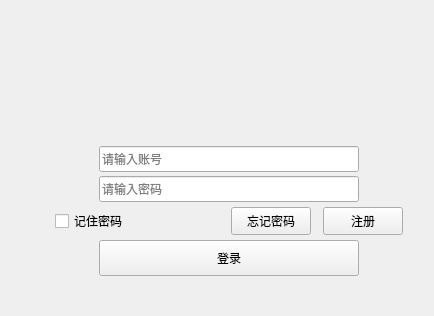
<?xml version="1.0" encoding="UTF-8"?>
<ui version="4.0">
 <class>Userlogin</class>
 <widget class="QWidget" name="Userlogin">
  <property name="geometry">
   <rect>
    <x>0</x>
    <y>0</y>
    <width>434</width>
    <height>316</height>
   </rect>
  </property>
  <property name="sizePolicy">
   <sizepolicy hsizetype="Fixed" vsizetype="Fixed">
    <horstretch>0</horstretch>
    <verstretch>0</verstretch>
   </sizepolicy>
  </property>
  <property name="minimumSize">
   <size>
    <width>434</width>
    <height>316</height>
   </size>
  </property>
  <property name="maximumSize">
   <size>
    <width>434</width>
    <height>316</height>
   </size>
  </property>
  <property name="windowTitle">
   <string>Userlogin</string>
  </property>
  <widget class="QWidget" name="titleWidget" native="true">
   <property name="geometry">
    <rect>
     <x>0</x>
     <y>0</y>
     <width>434</width>
     <height>104</height>
    </rect>
   </property>
   <property name="sizePolicy">
    <sizepolicy hsizetype="Expanding" vsizetype="Expanding">
     <horstretch>0</horstretch>
     <verstretch>0</verstretch>
    </sizepolicy>
   </property>
   <property name="minimumSize">
    <size>
     <width>104</width>
     <height>104</height>
    </size>
   </property>
   <property name="titleskin" stdset="0">
    <bool>true</bool>
   </property>
  </widget>
  <widget class="QWidget" name="bodyWidget" native="true">
   <property name="geometry">
    <rect>
     <x>0</x>
     <y>104</y>
     <width>458</width>
     <height>200</height>
    </rect>
   </property>
   <property name="sizePolicy">
    <sizepolicy hsizetype="Preferred" vsizetype="Expanding">
     <horstretch>0</horstretch>
     <verstretch>0</verstretch>
    </sizepolicy>
   </property>
   <property name="minimumSize">
    <size>
     <width>0</width>
     <height>200</height>
    </size>
   </property>
   <property name="bottomskin" stdset="0">
    <bool>true</bool>
   </property>
   <layout class="QVBoxLayout" name="verticalLayout">
    <property name="spacing">
     <number>0</number>
    </property>
    <property name="leftMargin">
     <number>0</number>
    </property>
    <property name="topMargin">
     <number>36</number>
    </property>
    <property name="rightMargin">
     <number>0</number>
    </property>
    <property name="bottomMargin">
     <number>20</number>
    </property>
    <item>
     <layout class="QHBoxLayout" name="horizontalLayout">
      <item>
       <spacer name="horizontalSpacer">
        <property name="orientation">
         <enum>Qt::Horizontal</enum>
        </property>
        <property name="sizeHint" stdset="0">
         <size>
          <width>40</width>
          <height>20</height>
         </size>
        </property>
       </spacer>
      </item>
      <item>
       <widget class="QLineEdit" name="editUserAccount">
        <property name="minimumSize">
         <size>
          <width>260</width>
          <height>26</height>
         </size>
        </property>
        <property name="maximumSize">
         <size>
          <width>260</width>
          <height>23</height>
         </size>
        </property>
        <property name="maxLength">
         <number>33</number>
        </property>
        <property name="placeholderText">
         <string>请输入账号</string>
        </property>
       </widget>
      </item>
      <item>
       <spacer name="horizontalSpacer_2">
        <property name="orientation">
         <enum>Qt::Horizontal</enum>
        </property>
        <property name="sizeHint" stdset="0">
         <size>
          <width>40</width>
          <height>20</height>
         </size>
        </property>
       </spacer>
      </item>
     </layout>
    </item>
    <item>
     <layout class="QHBoxLayout" name="horizontalLayout_2">
      <item>
       <spacer name="horizontalSpacer_3">
        <property name="orientation">
         <enum>Qt::Horizontal</enum>
        </property>
        <property name="sizeHint" stdset="0">
         <size>
          <width>40</width>
          <height>20</height>
         </size>
        </property>
       </spacer>
      </item>
      <item>
       <widget class="QLineEdit" name="editPassword">
        <property name="minimumSize">
         <size>
          <width>260</width>
          <height>26</height>
         </size>
        </property>
        <property name="maximumSize">
         <size>
          <width>260</width>
          <height>26</height>
         </size>
        </property>
        <property name="frame">
         <bool>true</bool>
        </property>
        <property name="echoMode">
         <enum>QLineEdit::Password</enum>
        </property>
        <property name="placeholderText">
         <string>请输入密码</string>
        </property>
       </widget>
      </item>
      <item>
       <spacer name="horizontalSpacer_4">
        <property name="orientation">
         <enum>Qt::Horizontal</enum>
        </property>
        <property name="sizeHint" stdset="0">
         <size>
          <width>40</width>
          <height>20</height>
         </size>
        </property>
       </spacer>
      </item>
     </layout>
    </item>
    <item>
     <layout class="QHBoxLayout" name="horizontalLayout_3">
      <property name="spacing">
       <number>12</number>
      </property>
      <item>
       <spacer name="horizontalSpacer_5">
        <property name="orientation">
         <enum>Qt::Horizontal</enum>
        </property>
        <property name="sizeHint" stdset="0">
         <size>
          <width>18</width>
          <height>20</height>
         </size>
        </property>
       </spacer>
      </item>
      <item>
       <widget class="QCheckBox" name="checkBox">
        <property name="sizePolicy">
         <sizepolicy hsizetype="Fixed" vsizetype="Fixed">
          <horstretch>0</horstretch>
          <verstretch>0</verstretch>
         </sizepolicy>
        </property>
        <property name="minimumSize">
         <size>
          <width>164</width>
          <height>28</height>
         </size>
        </property>
        <property name="maximumSize">
         <size>
          <width>164</width>
          <height>28</height>
         </size>
        </property>
        <property name="text">
         <string>记住密码</string>
        </property>
       </widget>
      </item>
      <item>
       <widget class="QPushButton" name="forgetWordbtn">
        <property name="sizePolicy">
         <sizepolicy hsizetype="Fixed" vsizetype="Fixed">
          <horstretch>0</horstretch>
          <verstretch>0</verstretch>
         </sizepolicy>
        </property>
        <property name="minimumSize">
         <size>
          <width>0</width>
          <height>28</height>
         </size>
        </property>
        <property name="maximumSize">
         <size>
          <width>16777215</width>
          <height>28</height>
         </size>
        </property>
        <property name="text">
         <string>忘记密码</string>
        </property>
       </widget>
      </item>
      <item>
       <widget class="QPushButton" name="registBtn">
        <property name="sizePolicy">
         <sizepolicy hsizetype="Fixed" vsizetype="Fixed">
          <horstretch>0</horstretch>
          <verstretch>0</verstretch>
         </sizepolicy>
        </property>
        <property name="minimumSize">
         <size>
          <width>0</width>
          <height>27</height>
         </size>
        </property>
        <property name="maximumSize">
         <size>
          <width>16777215</width>
          <height>28</height>
         </size>
        </property>
        <property name="text">
         <string>注册</string>
        </property>
       </widget>
      </item>
      <item>
       <spacer name="horizontalSpacer_6">
        <property name="orientation">
         <enum>Qt::Horizontal</enum>
        </property>
        <property name="sizeHint" stdset="0">
         <size>
          <width>18</width>
          <height>20</height>
         </size>
        </property>
       </spacer>
      </item>
     </layout>
    </item>
    <item>
     <layout class="QHBoxLayout" name="horizontalLayout_4">
      <property name="spacing">
       <number>6</number>
      </property>
      <item>
       <spacer name="horizontalSpacer_8">
        <property name="orientation">
         <enum>Qt::Horizontal</enum>
        </property>
        <property name="sizeHint" stdset="0">
         <size>
          <width>28</width>
          <height>20</height>
         </size>
        </property>
       </spacer>
      </item>
      <item>
       <widget class="QPushButton" name="loginBtn">
        <property name="sizePolicy">
         <sizepolicy hsizetype="Fixed" vsizetype="Fixed">
          <horstretch>0</horstretch>
          <verstretch>0</verstretch>
         </sizepolicy>
        </property>
        <property name="minimumSize">
         <size>
          <width>260</width>
          <height>36</height>
         </size>
        </property>
        <property name="maximumSize">
         <size>
          <width>260</width>
          <height>36</height>
         </size>
        </property>
        <property name="text">
         <string>登录</string>
        </property>
       </widget>
      </item>
      <item>
       <spacer name="horizontalSpacer_7">
        <property name="orientation">
         <enum>Qt::Horizontal</enum>
        </property>
        <property name="sizeHint" stdset="0">
         <size>
          <width>18</width>
          <height>20</height>
         </size>
        </property>
       </spacer>
      </item>
     </layout>
    </item>
   </layout>
  </widget>
 </widget>
 <layoutdefault spacing="6" margin="11"/>
 <resources/>
 <connections/>
</ui>
